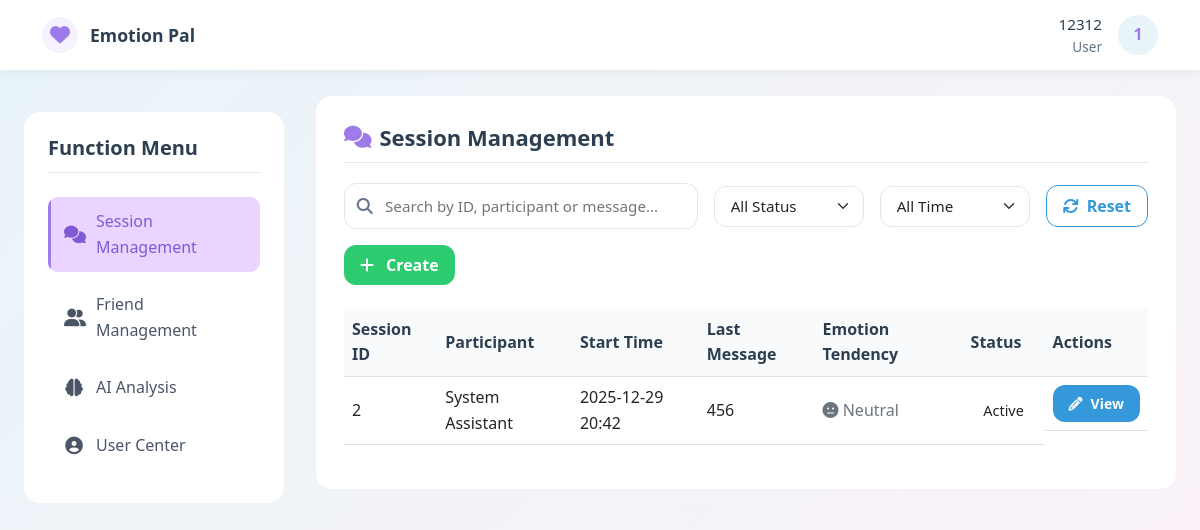
/session_management (signed in), run on an earlier commit of the app's database.
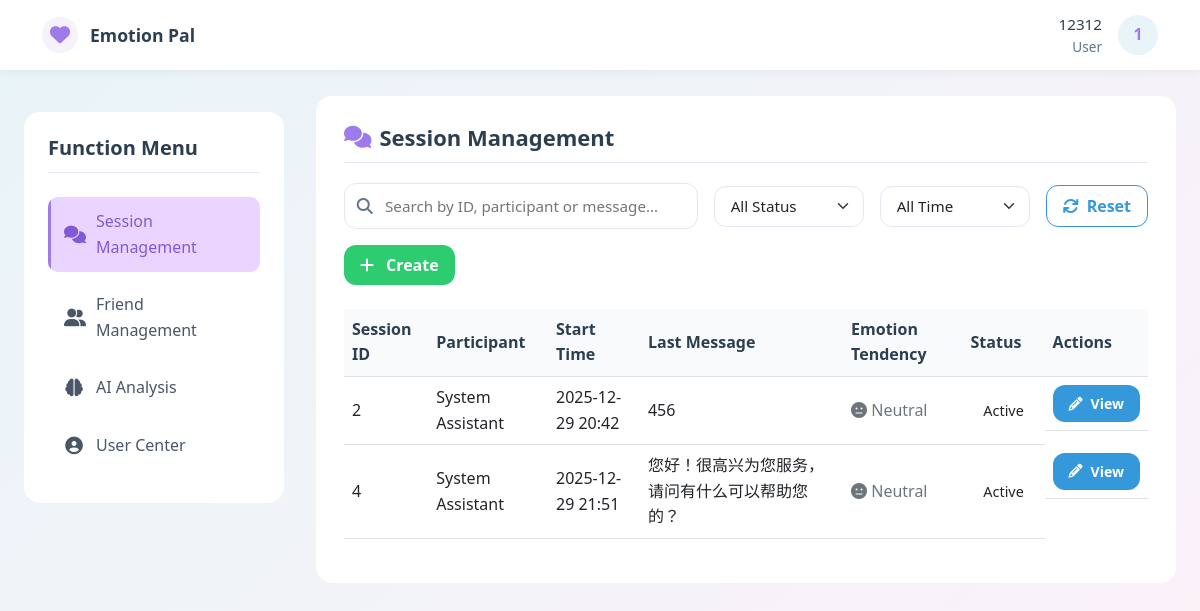
And on a later commit of the database.
### models.py (models this page shows, shortened)
class ChatSession(db.Model):
    __tablename__ = 'chat_sessions'
    id = db.Column(db.Integer, primary_key=True, autoincrement=True)
    user_id = db.Column(db.Integer, db.ForeignKey('users.id'), nullable=False, comment='发起会话的用户ID')
    agent_id = db.Column(db.Integer, db.ForeignKey('users.id'), nullable=True, comment='处理会话的客服ID')
    service_id = db.Column(db.Integer, db.ForeignKey('services.id'), nullable=True, comment='关联服务ID')
    appointment_id = db.Column(db.Integer, db.ForeignKey('appointments.id'), nullable=True, comment='关联预约ID')
    start_time = db.Column(db.DateTime, default=lambda: datetime.now(UTC), comment='会话开始时间')
    end_time = db.Column(db.DateTime, nullable=True, comment='会话结束时间')
    status = db.Column(db.String(20), default='active', comment='状态：active/closed/timeout')
    last_message_time = db.Column(db.DateTime, nullable=True, comment='最后消息时间')
    initiator = db.relationship('User', foreign_keys=[user_id], back_populates='initiated_chat_sessions')
    handler = db.relationship('User', foreign_keys=[agent_id], back_populates='handled_chat_sessions')
    service = db.relationship('Service', back_populates='chat_sessions', lazy=True)
    appointment = db.relationship('Appointment', back_populates='chat_session', lazy=True)
    messages = db.relationship('Message', backref='chat_session', lazy=True, cascade='all, delete-orphan')
    def __repr__(self) -> str:
        return f"<ChatSession(id={self.id}, user_id={self.user_id}, status='{self.status}')>"

class Message(db.Model):
    __tablename__ = 'messages'  # 复数表名
    id = db.Column(db.Integer, primary_key=True, autoincrement=True)
    session_id = db.Column(db.Integer, db.ForeignKey('chat_sessions.id'), nullable=False, comment='会话ID')
    sender_id = db.Column(db.Integer, db.ForeignKey('users.id'), nullable=False, comment='发送者ID')
    receiver_id = db.Column(db.Integer, db.ForeignKey('users.id'), nullable=True, comment='接收者ID')
    text = db.Column(db.Text, nullable=False, comment='消息内容')
    timestamp = db.Column(db.DateTime, default=lambda: datetime.now(UTC), comment='发送时间')
    sentiment = db.Column(db.Float, nullable=True, comment='情感分析得分（-1~1）')
    message_type = db.Column(db.String(10), default='text', comment='消息类型：text/image/file')
    is_read = db.Column(db.Boolean, default=False, comment='是否已读')
    file_url = db.Column(db.String(255), nullable=True, comment='文件/图片URL（非文本消息）')
    sender = db.relationship('User', foreign_keys=[sender_id], backref='sent_messages', lazy=True)
    receiver = db.relationship('User', foreign_keys=[receiver_id], backref='received_messages', lazy=True)

### routes.py (the view, shortened to what this page needs)
    @app.route('/session_management')
    def session_management():
        if 'user_id' not in session:
            return redirect(url_for('login'))
        role = session['role']
        user_id = session['user_id']
        if role == 'user':
            my_sessions = ChatSession.query.filter(
                db.or_(db.and_(ChatSession.user_id == user_id), db.and_(ChatSession.agent_id == user_id))).all()
            pending_sessions = []
            agents = []
        for sess in my_sessions + pending_sessions:
            last_msg = Message.query.filter_by(session_id=sess.id).order_by(Message.timestamp.desc()).first()
            sess.last_message = last_msg
            first_msg = Message.query.filter_by(session_id=sess.id).order_by(Message.timestamp).first()
            sess.first_message = first_msg
            all_msgs = Message.query.filter_by(session_id=sess.id).all()
            if all_msgs:
                sentiment_sum = sum(msg.sentiment for msg in all_msgs)
                sess.average_sentiment = sentiment_sum / len(all_msgs)
            else:
                sess.average_sentiment = 0
        friend_relations = FriendRelation.query.filter(
            db.or_(
                FriendRelation.user_id == user_id,
                FriendRelation.friend_id == user_id,
                FriendRelation.status == 'accepted'
            )
        ).all()
        relation_dicts = []
        for rel in friend_relations:
            rel_dict = {
                'id': rel.id,
                'user_id': rel.user_id,
                'friend_id': rel.friend_id,
                'status': rel.status,
                'user_name': rel.user.username,
                'friend_name': rel.friend.username
            }
            rel_dict['friend_id_target'] = rel.friend_id if rel.user_id == user_id else rel.user_id
            relation_dicts.append(rel_dict)
        print(pending_sessions)
        print(my_sessions)
        print(agents)
        print(relation_dicts)
        print(friend_relations)
        return render_template(
            'session_management.html',
            my_sessions=my_sessions,
            pending_sessions=pending_sessions,
            agents=agents,
            friends=friend_relations,  # 将关系列表转换为JSON字符串relation_dicts
        )

### models.py (called while the page is built)
    def __repr__(self):
        return f"<FriendRelation(id={self.id}, user_id={self.user_id}, friend_id={self.friend_id}, status='{self.status}')>"

### templates/session_management.html (shortened to what this page needs)
<!DOCTYPE html>
<html lang="en">
<head>
    <link href="https://cdn.jsdelivr.net/npm/bootstrap@5.3.0/dist/css/bootstrap.min.css" rel="stylesheet">
    <link rel="stylesheet" href="https://cdnjs.cloudflare.com/ajax/libs/font-awesome/6.4.0/css/all.min.css">
</head>
<body>
<nav class="main-nav" id="mainNav">
    <div class="container nav-container">
        <a href="/dashboard" class="brand" aria-label="Emotion Pal Dashboard">
            <div class="brand-icon">
                <i class="fa fa-heart" aria-hidden="true"></i>
            </div>
            <span class="brand-name">Emotion Pal</span>
        </a>
        <div class="user-section">
            <div class="user-info">
                <div class="username" aria-label="Username">{{ session.username }}</div>
                <div class="user-role" aria-label="User role">{{ session.role | capitalize }}</div>
            </div>
            <div class="avatar-dropdown" id="avatarDropdown" aria-haspopup="true" aria-expanded="false">
                <div class="user-avatar" title="Click to open menu" tabindex="0" role="button" aria-label="User menu">
                </div>
            </div>
        </div>
    </div>
</nav>
<div class="main-container">
    <aside class="sidebar" aria-label="Function menu">
        <h3 class="sidebar-title">Function Menu</h3>
        <ul class="sidebar-menu">
            <li class="sidebar-menu-item">
                <a href="/session_management" class="sidebar-menu-link active" aria-current="page"
                   aria-label="Session management" tabindex="0">
                    <i class="fa fa-comments" aria-hidden="true"></i>
                    <span>Session Management</span>
                </a>
            </li>
            <li class="sidebar-menu-item">
                <a href="/friends_management" class="sidebar-menu-link" aria-label="Friends management" tabindex="0">
                    <i class="fa fa-user-friends" aria-hidden="true"></i>
                    <span>Friend Management</span>
                </a>
            </li>
            <li class="sidebar-menu-item">
                <a href="/ai_analysis" class="sidebar-menu-link" aria-label="AI analysis" tabindex="0">
                    <i class="fa fa-brain" aria-hidden="true"></i>
                    <span>AI Analysis</span>
                </a>
            </li>
            <li class="sidebar-menu-item">
                <a href="/user_center" class="sidebar-menu-link" aria-label="User center" tabindex="0">
                    <i class="fa fa-user-circle" aria-hidden="true"></i>
                    <span>User Center</span>
                </a>
            </li>
        </ul>
    </aside>
    <div class="content-area">
        <div class="section-card">
            <h2><i class="fa fa-comments" aria-hidden="true"></i> Session Management</h2>
            <div class="search-container">
                <div class="filter-group" style="gap: 1rem; flex-wrap: wrap;">
                    <div class="search-bar" style="flex: 1; min-width: 250px;">
                        <i class="fa fa-search search-icon" aria-hidden="true"></i>
                        <input
                            type="text"
                            class="search-input"
                            id="searchInput"
                            placeholder="Search by ID, participant or message..."
                            aria-label="Search sessions"
                            tabindex="0"
                        >
                    </div>
                    <select class="form-select" id="statusFilter" aria-label="Filter by status" tabindex="0" style="max-width: 150px;">
                        <option value="">All Status</option>
                    </select>
                    <select class="form-select" id="timeFilter" aria-label="Filter by time" tabindex="0" style="max-width: 150px;">
                        <option value="">All Time</option>
                    </select>
                    <button class="btn btn-outline-primary" id="resetFilters" aria-label="Reset filters" tabindex="0">
                        <i class="fa fa-refresh" aria-hidden="true"></i> Reset
                    </button>
                    {% if session.role == 'user' %}
                    <button class="btn btn-success" id="createChatBtn" aria-label="Create new session" tabindex="0">
                        <i class="fa fa-plus me-1" aria-hidden="true"></i> Create
                    </button>
                    {% endif %}
                </div>
            </div>
            <div id="sessionListContainer">
                <div class="table-responsive" id="sessionTableContainer">
                    <table class="table table-hover" id="sessionTable">
                        <thead>
                        <tr>
                            <th>Session ID</th>
                            <th>Participant</th>
                            <th>Start Time</th>
                            <th>Last Message</th>
                            <th>Emotion Tendency</th>
                            <th>Status</th>
                            <th>Actions</th>
                        </tr>
                        </thead>
                        <tbody id="sessionTableBody">
                        {% for sess in my_sessions %}
                        <tr data-session-id="{{ sess.id }}"
                            data-status="{{ 'active' if not sess.end_time else 'ended' }}"
                            data-agent="{{ sess.agent.id if sess.agent else '' }}"
                            data-time="{{ sess.start_time.strftime('%Y-%m-%d') }}">
                            <td>{{ sess.id }}</td>
                            <td>
                                {% if session.role == 'user' %}
                                {{ sess.agent.username if sess.agent else 'System Assistant' }}
                                {% else %}
                                {{ sess.initiator.username }}
                                {% endif %}
                            </td>
                            <td>{{ sess.start_time.strftime('%Y-%m-%d %H:%M') }}</td>
                            <td>
                                {{ sess.last_message.text|truncate(20) if sess.last_message else 'No messages' }}
                            </td>
                            <td>
                                {% if sess.average_sentiment %}
                                {% if sess.average_sentiment > 0.5 %}
                                <span class="text-success"><i class="fa fa-smile" aria-hidden="true"></i> Positive</span>
                                {% elif sess.average_sentiment < -0.5 %}
                                <span class="text-danger"><i class="fa fa-frown" aria-hidden="true"></i> Negative</span>
                                {% else %}
                                <span class="text-secondary"><i class="fa fa-meh" aria-hidden="true"></i> Neutral</span>
                                {% endif %}
                                {% else %}
                                -
                                {% endif %}
                            </td>
                            <td>
                                <span class="status-badge {{ 'status-active' if not sess.end_time else 'status-ended' }}">
                                    {{ 'Active' if not sess.end_time else 'Ended' }}
                                </span>
                            </td>
                            <td class="session-actions">
                                <a href="/chat/{{ sess.id }}" class="btn btn-primary btn-sm"
                                   aria-label="View session {{ sess.id }}" tabindex="0">
                                    <i class="fa fa-pencil" aria-hidden="true"></i> View
                                </a>
                            </td>
                        </tr>
                        {% endfor %}
                        </tbody>
                    </table>
                </div>
            </div>
        </div>
    </div>
</div>
</body>
</html>

What changed in the data, as far as the page shows it:
added ChatSession: id "4", agent "System Assistant", start_time "2025-12-29 21:51", last_message.text "您好！很高兴为您服务，请问有什么可以帮助您的？", end_time "Active"
